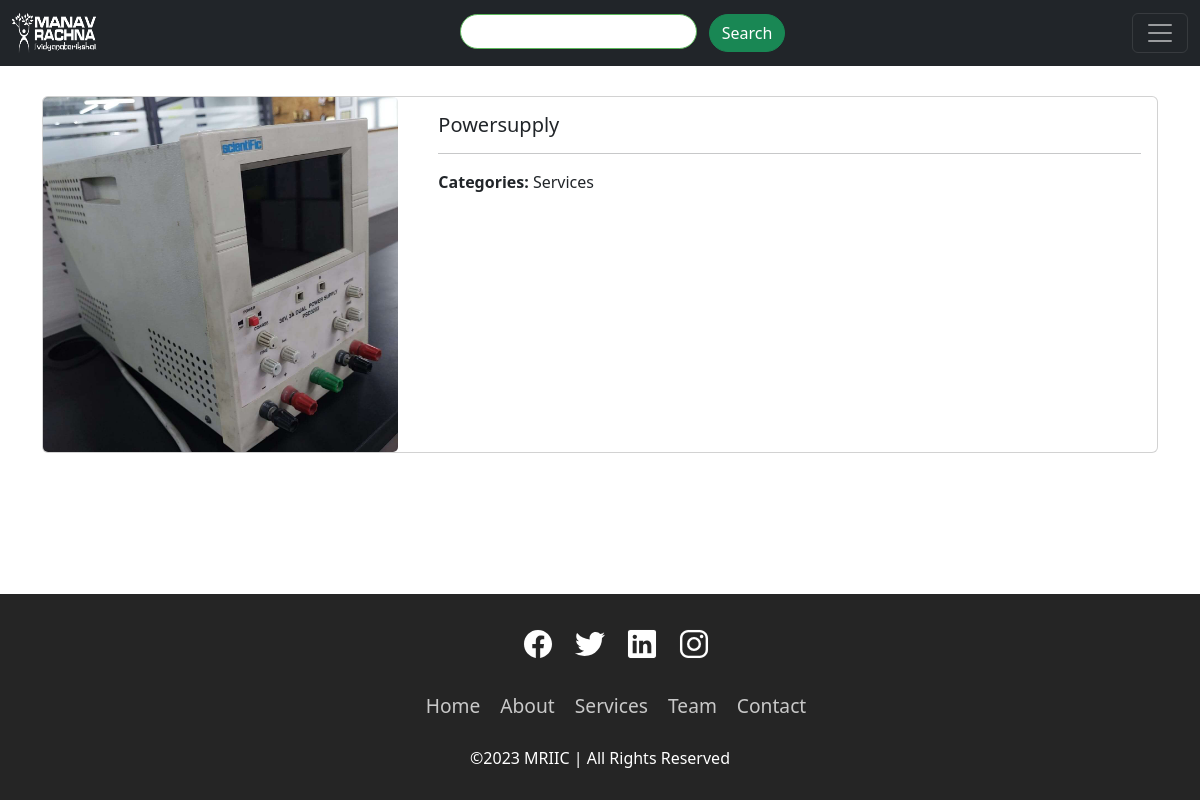
/2, run on the app's committed database.
### mriic/models.py (models this page shows, shortened)
class Item(models.Model):
    name = NameField(max_length=50, unique=True)
    category = models.ManyToManyField(Category)
    item_img = models.ImageField(upload_to='images/')
    item_qty = models.IntegerField()
    featured = models.BooleanField(default=False)
    item_desc = models.TextField(max_length=750, blank=True, null=True)
    tags = TaggableManager()

class Category(models.Model):
    name = models.CharField(max_length=50, unique=True)

### mriic/views.py (the view)
# urls.py: path('<int:Item_id>',views.itemDesc, name='itemDesc'),
def itemDesc(request,Item_id):
      my_item=get_object_or_404(Item,pk=Item_id)
      return render(request,'mriic/itemDesc.html',{'my_item':my_item})

### mriic/templates/mriic/itemDesc.html (shortened to what this page needs)
<!DOCTYPE html>
<html lang="en">
  <head>
    <link
      href="https://cdn.jsdelivr.net/npm/bootstrap@5.3.0-alpha3/dist/css/bootstrap.min.css"
      rel="stylesheet"
    />
  </head>
  <body>
    {% include "mriic/NavbarLogout.html"%}
    <br />
    <br /><br /><br />
    <div class="container">
      <div class="card mb-3" style="height: 50%; width: auto">
        <div class="row no-gutters">
          <div class="col">
            <img src="{{ my_item.item_img.url }}" class="card-img" alt="..." />
          </div>
          <div class="col-md-8">
            <div class="card-body">
              <h5 class="card-title">{{ my_item.name}}</h5>
              <hr/>
              <p class="card-text">
                <b>Categories: </b>{% for category in my_item.category.all %}
                {{ category.name }}{% if not forloop.last %},{% endif %}
              {% endfor %}
              </p>
            </div>
          </div>
        </div>
      </div>
    </div>
    <div style="position: fixed;
    left: 0;
    bottom: 0;
    width: 100%;">
        {% include "mriic/footer.html"%}
    </div>
  </body>
</html>

### data on the page
Item: item_img (picture), name "Powersupply"
Category: name "Services"
